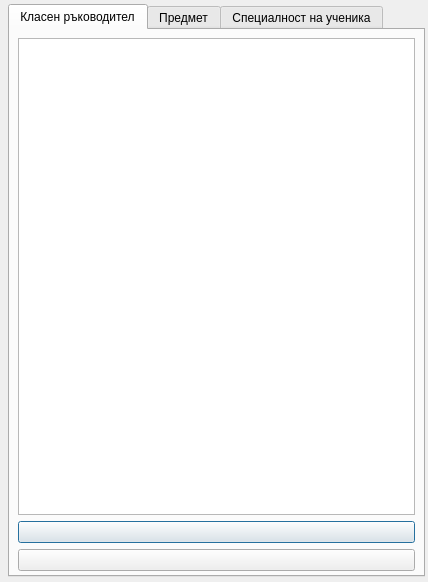
<?xml version="1.0" encoding="UTF-8"?>
<ui version="4.0">
 <class>ChangeInformationDialog</class>
 <widget class="QDialog" name="ChangeInformationDialog">
  <property name="geometry">
   <rect>
    <x>0</x>
    <y>0</y>
    <width>428</width>
    <height>582</height>
   </rect>
  </property>
  <property name="windowTitle">
   <string>Dialog</string>
  </property>
  <widget class="QTabWidget" name="tabWidget">
   <property name="geometry">
    <rect>
     <x>8</x>
     <y>4</y>
     <width>417</width>
     <height>573</height>
    </rect>
   </property>
   <property name="toolTip">
    <string>&lt;!DOCTYPE HTML PUBLIC &quot;-//W3C//DTD HTML 4.0//EN&quot; &quot;http://www.w3.org/TR/REC-html40/strict.dtd&quot;&gt;
&lt;html&gt;&lt;head&gt;&lt;meta name=&quot;qrichtext&quot; content=&quot;1&quot; /&gt;&lt;style type=&quot;text/css&quot;&gt;
p, li { white-space: pre-wrap; }
&lt;/style&gt;&lt;/head&gt;&lt;body style=&quot; font-family:'MS Shell Dlg 2'; font-size:8pt; font-weight:400; font-style:normal;&quot;&gt;
&lt;p style=&quot; margin-top:0px; margin-bottom:0px; margin-left:0px; margin-right:0px; -qt-block-indent:0; text-indent:0px;&quot;&gt;&lt;span style=&quot; font-size:11pt; font-style:italic; color:#00aa00;&quot;&gt;Добави нов класен ръководител&lt;/span&gt;&lt;/p&gt;&lt;/body&gt;&lt;/html&gt;</string>
   </property>
   <property name="currentIndex">
    <number>0</number>
   </property>
   <widget class="QWidget" name="tab">
    <attribute name="title">
     <string>Класен ръководител</string>
    </attribute>
    <widget class="QWidget" name="layoutWidget">
     <property name="geometry">
      <rect>
       <x>8</x>
       <y>8</y>
       <width>397</width>
       <height>533</height>
      </rect>
     </property>
     <layout class="QVBoxLayout" name="verticalLayout">
      <item>
       <widget class="QTableView" name="tableView"/>
      </item>
      <item>
       <widget class="QPushButton" name="Add1">
        <property name="toolTip">
         <string>&lt;html&gt;&lt;head/&gt;&lt;body&gt;&lt;p&gt;&lt;span style=&quot; font-size:11pt; font-style:italic; color:#00aa00;&quot;&gt;Добави класен ръководител&lt;/span&gt;&lt;/p&gt;&lt;/body&gt;&lt;/html&gt;</string>
        </property>
        <property name="text">
         <string/>
        </property>
        <property name="icon">
         <iconset resource="MainResources.qrc">
          <normaloff>:/Icons/MainResources/Edit Add.png</normaloff>:/Icons/MainResources/Edit Add.png</iconset>
        </property>
        <property name="iconSize">
         <size>
          <width>32</width>
          <height>32</height>
         </size>
        </property>
       </widget>
      </item>
      <item>
       <widget class="QPushButton" name="Delete1">
        <property name="toolTip">
         <string>&lt;!DOCTYPE HTML PUBLIC &quot;-//W3C//DTD HTML 4.0//EN&quot; &quot;http://www.w3.org/TR/REC-html40/strict.dtd&quot;&gt;
&lt;html&gt;&lt;head&gt;&lt;meta name=&quot;qrichtext&quot; content=&quot;1&quot; /&gt;&lt;style type=&quot;text/css&quot;&gt;
p, li { white-space: pre-wrap; }
&lt;/style&gt;&lt;/head&gt;&lt;body style=&quot; font-family:'MS Shell Dlg 2'; font-size:8pt; font-weight:400; font-style:normal;&quot;&gt;
&lt;p style=&quot; margin-top:0px; margin-bottom:0px; margin-left:0px; margin-right:0px; -qt-block-indent:0; text-indent:0px;&quot;&gt;&lt;span style=&quot; font-size:11pt; font-style:italic; color:#ff0000;&quot;&gt;Премахни класен ръководител&lt;/span&gt;&lt;/p&gt;&lt;/body&gt;&lt;/html&gt;</string>
        </property>
        <property name="text">
         <string/>
        </property>
        <property name="icon">
         <iconset resource="MainResources.qrc">
          <normaloff>:/Icons/MainResources/Delete-icon.png</normaloff>:/Icons/MainResources/Delete-icon.png</iconset>
        </property>
        <property name="iconSize">
         <size>
          <width>32</width>
          <height>32</height>
         </size>
        </property>
       </widget>
      </item>
     </layout>
    </widget>
   </widget>
   <widget class="QWidget" name="tab_3">
    <attribute name="title">
     <string>Предмет</string>
    </attribute>
    <widget class="QWidget" name="layoutWidget">
     <property name="geometry">
      <rect>
       <x>8</x>
       <y>8</y>
       <width>397</width>
       <height>533</height>
      </rect>
     </property>
     <layout class="QVBoxLayout" name="verticalLayout_2">
      <item>
       <widget class="QTableView" name="tableView_2"/>
      </item>
      <item>
       <widget class="QPushButton" name="Add2">
        <property name="toolTip">
         <string>&lt;!DOCTYPE HTML PUBLIC &quot;-//W3C//DTD HTML 4.0//EN&quot; &quot;http://www.w3.org/TR/REC-html40/strict.dtd&quot;&gt;
&lt;html&gt;&lt;head&gt;&lt;meta name=&quot;qrichtext&quot; content=&quot;1&quot; /&gt;&lt;style type=&quot;text/css&quot;&gt;
p, li { white-space: pre-wrap; }
&lt;/style&gt;&lt;/head&gt;&lt;body style=&quot; font-family:'MS Shell Dlg 2'; font-size:8pt; font-weight:400; font-style:normal;&quot;&gt;
&lt;p style=&quot; margin-top:0px; margin-bottom:0px; margin-left:0px; margin-right:0px; -qt-block-indent:0; text-indent:0px;&quot;&gt;&lt;span style=&quot; font-size:11pt; font-style:italic; color:#00aa00;&quot;&gt;Добави нов предмет&lt;/span&gt;&lt;/p&gt;&lt;/body&gt;&lt;/html&gt;</string>
        </property>
        <property name="text">
         <string/>
        </property>
        <property name="icon">
         <iconset resource="MainResources.qrc">
          <normaloff>:/Icons/MainResources/Edit Add.png</normaloff>:/Icons/MainResources/Edit Add.png</iconset>
        </property>
        <property name="iconSize">
         <size>
          <width>32</width>
          <height>32</height>
         </size>
        </property>
       </widget>
      </item>
      <item>
       <widget class="QPushButton" name="Delete2">
        <property name="toolTip">
         <string>&lt;html&gt;&lt;head/&gt;&lt;body&gt;&lt;p&gt;&lt;span style=&quot; font-size:11pt; font-style:italic; color:#ff0000;&quot;&gt;Изтрий предмет&lt;/span&gt;&lt;/p&gt;&lt;/body&gt;&lt;/html&gt;</string>
        </property>
        <property name="text">
         <string/>
        </property>
        <property name="icon">
         <iconset resource="MainResources.qrc">
          <normaloff>:/Icons/MainResources/Delete-icon.png</normaloff>:/Icons/MainResources/Delete-icon.png</iconset>
        </property>
        <property name="iconSize">
         <size>
          <width>32</width>
          <height>32</height>
         </size>
        </property>
       </widget>
      </item>
     </layout>
    </widget>
   </widget>
   <widget class="QWidget" name="tab_2">
    <attribute name="title">
     <string>Специалност на ученика</string>
    </attribute>
    <widget class="QWidget" name="layoutWidget">
     <property name="geometry">
      <rect>
       <x>9</x>
       <y>9</y>
       <width>397</width>
       <height>533</height>
      </rect>
     </property>
     <layout class="QVBoxLayout" name="verticalLayout_3">
      <item>
       <widget class="QTableView" name="tableView_3"/>
      </item>
      <item>
       <widget class="QPushButton" name="Add3">
        <property name="toolTip">
         <string>&lt;!DOCTYPE HTML PUBLIC &quot;-//W3C//DTD HTML 4.0//EN&quot; &quot;http://www.w3.org/TR/REC-html40/strict.dtd&quot;&gt;
&lt;html&gt;&lt;head&gt;&lt;meta name=&quot;qrichtext&quot; content=&quot;1&quot; /&gt;&lt;style type=&quot;text/css&quot;&gt;
p, li { white-space: pre-wrap; }
&lt;/style&gt;&lt;/head&gt;&lt;body style=&quot; font-family:'MS Shell Dlg 2'; font-size:8pt; font-weight:400; font-style:normal;&quot;&gt;
&lt;p style=&quot; margin-top:0px; margin-bottom:0px; margin-left:0px; margin-right:0px; -qt-block-indent:0; text-indent:0px;&quot;&gt;&lt;span style=&quot; font-size:11pt; font-style:italic; color:#00aa00;&quot;&gt;Добави нова специалност&lt;/span&gt;&lt;/p&gt;&lt;/body&gt;&lt;/html&gt;</string>
        </property>
        <property name="text">
         <string/>
        </property>
        <property name="icon">
         <iconset resource="MainResources.qrc">
          <normaloff>:/Icons/MainResources/Edit Add.png</normaloff>:/Icons/MainResources/Edit Add.png</iconset>
        </property>
        <property name="iconSize">
         <size>
          <width>32</width>
          <height>32</height>
         </size>
        </property>
       </widget>
      </item>
      <item>
       <widget class="QPushButton" name="Delete3">
        <property name="toolTip">
         <string>&lt;!DOCTYPE HTML PUBLIC &quot;-//W3C//DTD HTML 4.0//EN&quot; &quot;http://www.w3.org/TR/REC-html40/strict.dtd&quot;&gt;
&lt;html&gt;&lt;head&gt;&lt;meta name=&quot;qrichtext&quot; content=&quot;1&quot; /&gt;&lt;style type=&quot;text/css&quot;&gt;
p, li { white-space: pre-wrap; }
&lt;/style&gt;&lt;/head&gt;&lt;body style=&quot; font-family:'MS Shell Dlg 2'; font-size:8pt; font-weight:400; font-style:normal;&quot;&gt;
&lt;p style=&quot; margin-top:0px; margin-bottom:0px; margin-left:0px; margin-right:0px; -qt-block-indent:0; text-indent:0px;&quot;&gt;&lt;span style=&quot; font-size:11pt; font-style:italic; color:#ff0000;&quot;&gt;Изтрий специалност&lt;/span&gt;&lt;/p&gt;&lt;/body&gt;&lt;/html&gt;</string>
        </property>
        <property name="text">
         <string/>
        </property>
        <property name="icon">
         <iconset resource="MainResources.qrc">
          <normaloff>:/Icons/MainResources/Delete-icon.png</normaloff>:/Icons/MainResources/Delete-icon.png</iconset>
        </property>
        <property name="iconSize">
         <size>
          <width>32</width>
          <height>32</height>
         </size>
        </property>
       </widget>
      </item>
     </layout>
    </widget>
   </widget>
  </widget>
 </widget>
 <resources>
  <include location="MainResources.qrc"/>
 </resources>
 <connections/>
</ui>
